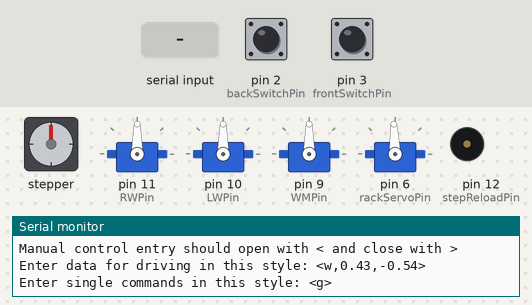
A sketch run on a simulated Arduino Uno, built with avr-gcc and run on an emulated ATmega328P. Shown: stepper motor, 4 × servo, buzzer (waves = sounding), the last lines printed to the serial monitor. Wiring (inferred from the names in the program): stepper motor driver (200 steps per turn assumed): step pin 12; direction pin 13. The test bench sets the inputs (shaded band); at power-on: pin 2 (backSwitchPin) LOW, pin 3 (frontSwitchPin) LOW.

Above: at 1.2 s.
1.3 s: "<h>" received over Serial
At 2.1 s:
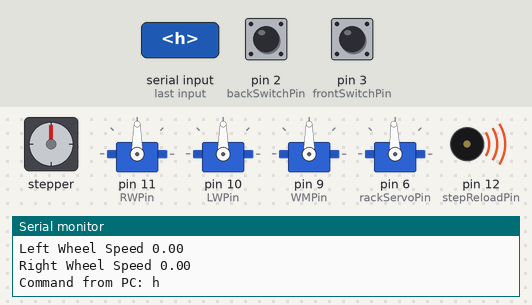
3.8 s: "<m>" received over Serial
At 4.3 s:
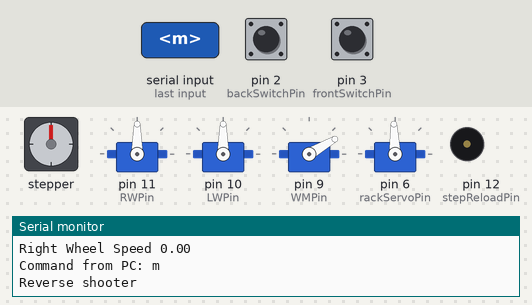
5.3 s: "<h>" received over Serial
At 6.1 s:
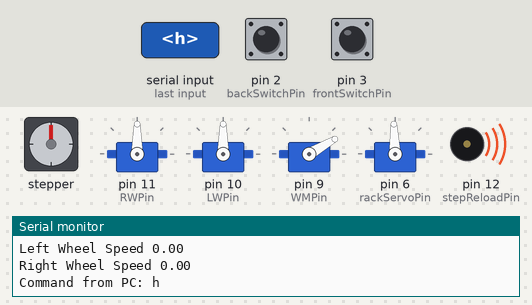
Timing chart, 0 to 8.3 s (numbered marks = the images above; inputs shaded):
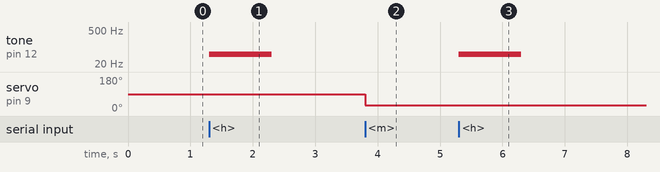

The sketch:

fine_wheel_control_teleop.ino
```cpp
// Serial string parsing from https://forum.arduino.cc/index.php?topic=396450.0 //

#include <Servo.h>
#include <SoftwareSerial.h>

int sensorPin = A0;
const int backSwitchPin = 2;
const int frontSwitchPin = 3;
const long debounce_ms = 200;
volatile bool shooting = false;
const int dirReloadPin = 13;
const int stepReloadPin = 12;

//int bluetoothTx = 7;
//int bluetoothRx = 8;
//SoftwareSerial bluetooth(bluetoothTx, bluetoothRx);

// Arduino uno 490 Hz pins: 3, 9, 10, 11
// Arduino uno 980 Hz pins: 5, 6
const int LWPin = 10;                   // right wheel pin
const int RWPin = 11;                   // left wheel pin
const int WMPin = 9;
const int rackServoPin = 6;
Servo RW; // Right wheel
Servo LW; // Left wheel
Servo WM; // Window motor
Servo RK; // Rack servo

// motor speeds
// These will need to be tuned as each direction of a motor is not consistant
int RW_FWD_max = 120;
int LW_FWD_max = 60;
int RW_REV_max = 60;
int LW_REV_max = 120;
int CW_max = 150;
int CCW_max = 30;
int neutral = 90;                       // the motor will do nothing, but will be powered
int RK_CW = 70;
int RK_stop = 92;
int RK_CCW = 115;
int RW_FWD_range = RW_FWD_max - neutral;
int RW_REV_range = neutral - RW_REV_max;
int LW_FWD_range = LW_FWD_max - neutral;
int LW_REV_range = neutral - LW_REV_max;

const byte numChars = 32;
char receivedChars[numChars];
char tempChars[numChars];        // temporary array for use when parsing

// variables to hold the parsed data
char commandFromPC[numChars] = {0};
float rightWheelSpeed = 0.0;
float leftWheelSpeed = 0.0;

boolean newCommand = false;

//============

void setup() {
  Serial.begin(115200);
  Serial.println("<Arduino Ready for Commands>");
  Serial.println("Manual control entry should open with < and close with >");
  Serial.println("Enter data for driving in this style: <w,0.43,-0.54>");
  Serial.println("Enter single commands in this style: <g>");
  Serial.println();

  TCCR1B = TCCR1B & 0b11111000 | 0x04; // PWM Freq. at 122Hz

  RW.attach(RWPin);
  LW.attach(LWPin);
  RW.write(neutral);             // set motors to mid-point
  LW.write(neutral);
  WM.attach(WMPin);
  WM.write(neutral);
  RK.attach(rackServoPin);
  RK.write(RK_stop);

  pinMode(backSwitchPin,INPUT);
  pinMode(frontSwitchPin,INPUT);
  attachInterrupt(digitalPinToInterrupt(backSwitchPin),pin_ISR,RISING);
  attachInterrupt(digitalPinToInterrupt(frontSwitchPin),pin_ISR,RISING);

  pinMode(dirReloadPin,OUTPUT);
  pinMode(stepReloadPin,OUTPUT);
}

//============

void loop() {
    recvWithStartEndMarkers();
    if (newCommand == true) {
        strcpy(tempChars, receivedChars);
            // this temporary copy is necessary to protect the original data
            //   because strtok() used in parseData() replaces the commas with \0
        parseData();
        showParsedData();
        actOnCommand();
        newCommand = false;
    }
}

//============

void recvWithStartEndMarkers() {
    static boolean recvInProgress = false;
    static byte ndx = 0;
    char startMarker = '<';
    char endMarker = '>';
    char rc;

    while (Serial.available() > 0 && newCommand == false) {
        rc = Serial.read();

        if (recvInProgress == true) {
            if (rc != endMarker) {
                receivedChars[ndx] = rc;
                ndx++;
                if (ndx >= numChars) {
                    ndx = numChars - 1;
                }
            }
            else {
                receivedChars[ndx] = '\0'; // terminate the string
                recvInProgress = false;
                ndx = 0;
                newCommand = true;
            }
        }

        else if (rc == startMarker) {
            recvInProgress = true;
        }
    }
}

//============

void parseData() {      // split the data into its parts

  char * strtokIndx; // this is used by strtok() as an index
  if (tempChars[0] == 'w') {
    strtokIndx = strtok(tempChars,",");      // get the first part - the string
    strcpy(commandFromPC, strtokIndx); // copy it to commandFromPC
    strtokIndx = strtok(NULL, ","); // this continues where the previous call left off
    leftWheelSpeed = atof(strtokIndx);     // convert this part to a float
    strtokIndx = strtok(NULL, ",");
    rightWheelSpeed = atof(strtokIndx);     // convert this part to a float
  }
  else {
    strcpy(commandFromPC,&tempChars[0]);
  }
}

//============

void showParsedData() {
    Serial.print("Message ");
    Serial.println(commandFromPC);
    Serial.print("Left Wheel Speed ");
    Serial.println(leftWheelSpeed);
    Serial.print("Right Wheel Speed ");
    Serial.println(rightWheelSpeed);
}

void driveForward() {
  int commandRW = neutral;
  int commandLW = neutral;
  if (rightWheelSpeed > 0) {
    commandRW += rightWheelSpeed*RW_FWD_range;
  }
  else {
    commandRW += rightWheelSpeed*RW_REV_range;
  }
  if (leftWheelSpeed > 0) {
    commandLW += leftWheelSpeed*LW_FWD_range;
  }
  else {
    commandLW += leftWheelSpeed*LW_REV_range;
  }
  Serial.println("Left speed: " + String(commandLW));
  Serial.println("Right speed: " + String(commandRW));
  RW.write(commandRW);
  LW.write(commandLW);
}

// Deprecated commands, drive at max value
//void driveReverse() {
//  RW.write(RW_REV_max);
//  LW.write(LW_REV_max);
//}
//void turnLeft() {
//  RW.write(RW_FWD_max);
//  LW.write(LW_REV_max);
//}
//void turnRight() {
//  RW.write(RW_REV_max);
//  LW.write(LW_FWD_max);
//}
//void driveStop() {
//  RW.write(neutral);
//  LW.write(neutral);
//}

void moveRack(int dir, int time_ms) {
  if (dir == 1) {
    RK.write(RK_CW);
  }
  else {
    RK.write(RK_CCW);
  }
  delay(time_ms);
  RK.write(RK_stop);
}

void pin_ISR() {
  static unsigned long last_interrupt_time = 0;
  unsigned long interrupt_time = millis();
  int backSwitchState = digitalRead(backSwitchPin);
  int frontSwitchState = digitalRead(frontSwitchPin);
  if(interrupt_time - last_interrupt_time > debounce_ms) {
    if (backSwitchState == HIGH && shooting) {
      WM.write(CCW_max);
    }
    else if (frontSwitchState == HIGH && shooting) {
      WM.write(neutral);
      shooting = false;
    }
    last_interrupt_time = interrupt_time;
  }
}

void reload(int dir, int time_ms) {
  if (dir == 1) {
    digitalWrite(dirReloadPin,HIGH);
  }
  else {
    digitalWrite(dirReloadPin,LOW);
  }
  tone(stepReloadPin,50,time_ms);
  delay(time_ms);
  digitalWrite(stepReloadPin,LOW);
}

float readSensor() {
  int sensorValue = analogRead(sensorPin);
  float Vout = (sensorValue/1024.0)*5.0;
  float range = ((Vout - 1.4)/(2.5-1.4))*(0.01-0.002) + 0.002;
  return(1/range);
}

void shootBeanbag() {
  WM.write(CW_max);
  shooting = true;
}

void actOnCommand() {
  Serial.println("Command from PC: " + String(commandFromPC));
  if(commandFromPC[0]=='w') {
    driveForward();
    Serial.println("drive");
  }
//  else if(commandFromPC[0] == 'a') {
//    turnLeft();
//    Serial.println("left");
//  }
//  else if(commandFromPC[0] == 's') {
//    driveReverse();
//    Serial.println("reverse");
//  }
//  else if(commandFromPC[0] == 'd') {
//    turnRight();
//    Serial.println("right");
//  }
  else if(commandFromPC[0] == 'f') {
    Serial.println("Shoot");
    shootBeanbag();
  }
//  else if(commandFromPC[0] == ' ') {
//    driveStop();
//    Serial.println("stop");
//  }
  else if(commandFromPC[0] == 't') {
    moveRack(1,100);
    Serial.println("move pinion forward");
  }
  else if(commandFromPC[0] == 'g') {
    moveRack(0,100);
    Serial.println("move pinion backward");
  }
  else if(commandFromPC[0] == 'y') {
    reload(1,1000);
    Serial.println("Reload forward");
  }
  else if(commandFromPC[0] == 'h') {
    reload(0,1000);
    Serial.println("Reload backward");
  }
  else if(commandFromPC[0] == 'z') {
    Serial.println("Sensor reading: " + String(readSensor()));
  }
  else if(commandFromPC[0] == 'm') {
    Serial.println("Reverse shooter");
    WM.write(CCW_max);
  }
  else if(commandFromPC[0] == 'l') {
    Serial.println("Stop shooter");
    WM.write(neutral);
  }
  else {
    Serial.println("Command not recognized!");
  }
}
```

Measured:
- after the input at 1.3 s, tone on pin 12 (stepReloadPin): silent → 50 Hz at once, → silent 1.0 s later
- after the input at 3.8 s, servo on pin 9 (WMPin): 90° → 30° at once
- after the input at 5.3 s, tone on pin 12 (stepReloadPin): silent → 50 Hz at once, → silent 1.0 s later
